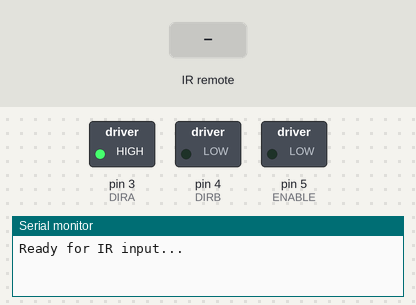
Recording of a sketch running on a simulated Arduino Uno, built with avr-gcc and run on an emulated ATmega328P. Shown: switched loads named in the sketch (green lamp = pin HIGH), the last lines printed to the serial monitor. The inputs (shaded band) are chosen by the test bench.

Above: at 1.2 s.
1.3 s: infrared code 0xFF45BA received
At 1.7 s:
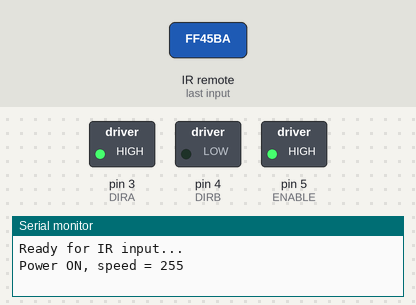
2.8 s: infrared code 0xFF46B9 received
At 4.0 s:
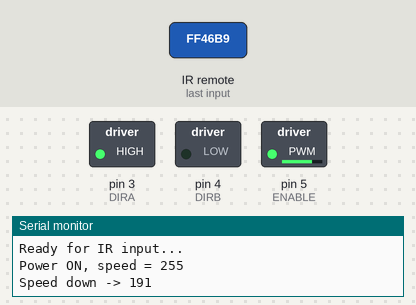
4.3 s: infrared code 0xFF47B8 received
At 5.2 s:
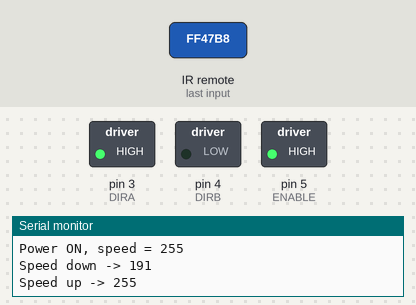
Timing chart, 0 to 7.3 s (numbered marks = the images above; inputs shaded):
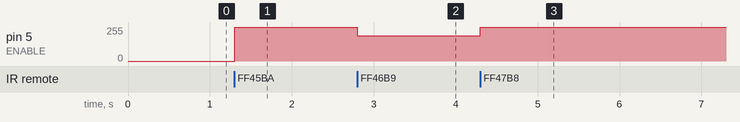

The sketch:

Arduino_Remote_DCMotor.ino
```cpp
#include <IRremote.h>

#define ENABLE 5
#define DIRA 3
#define DIRB 4

const int receiver = 11; // Signal Pin of IR receiver

static const int increment = 64;
int fanValue = 255;
bool isOn = false;

IRrecv irrecv(receiver);
decode_results results;

void TogglePower() {
  isOn = !isOn;
  if (isOn) {
    analogWrite(ENABLE, fanValue); // resume at last speed
    Serial.print("Power ON, speed = ");
    Serial.println(fanValue);
  } else {
    analogWrite(ENABLE, 0);
    Serial.println("Power OFF");
  }
}

void PowerUp() {
  fanValue = constrain(fanValue + increment, 100, 255);
  if (isOn) analogWrite(ENABLE, fanValue);
  Serial.print("Speed up -> ");
  Serial.println(fanValue);
}

void PowerDown() {
  fanValue = constrain(fanValue - increment, 100, 255);
  if (isOn) analogWrite(ENABLE, fanValue);
  Serial.print("Speed down -> ");
  Serial.println(fanValue);
}

void translateIR() {
  switch (results.value) {
    case 0xFF45BA: TogglePower(); break;
    case 0xFF47B8: PowerUp();     break;
    case 0xFF46B9: PowerDown();   break;
    case 0xFFFFFFFF:
      Serial.println("REPEAT");
      break;
    default:
      Serial.print("Unrecognized code: 0x");
      Serial.println(results.value, HEX);
      break;
  }
}

void setup() {
  pinMode(ENABLE, OUTPUT);
  pinMode(DIRA, OUTPUT);
  pinMode(DIRB, OUTPUT);

  // Direction fixed once, up front - matches the working L293D example
  digitalWrite(DIRA, HIGH);
  digitalWrite(DIRB, LOW);

  Serial.begin(9600);
  irrecv.enableIRIn(); // start the IR receiver
  Serial.println("Ready for IR input...");
}

void loop() {
  if (irrecv.decode(&results)) {
    translateIR();
    irrecv.resume(); // ready for the next signal
  }
}
```

Measured:
- after the input at 1.3 s, pin 5 (ENABLE): 0/255 → 255/255 at once
- after the input at 2.8 s, pin 5 (ENABLE): 255/255 → 191/255 at once
- after the input at 4.3 s, pin 5 (ENABLE): 191/255 → 255/255 at once
